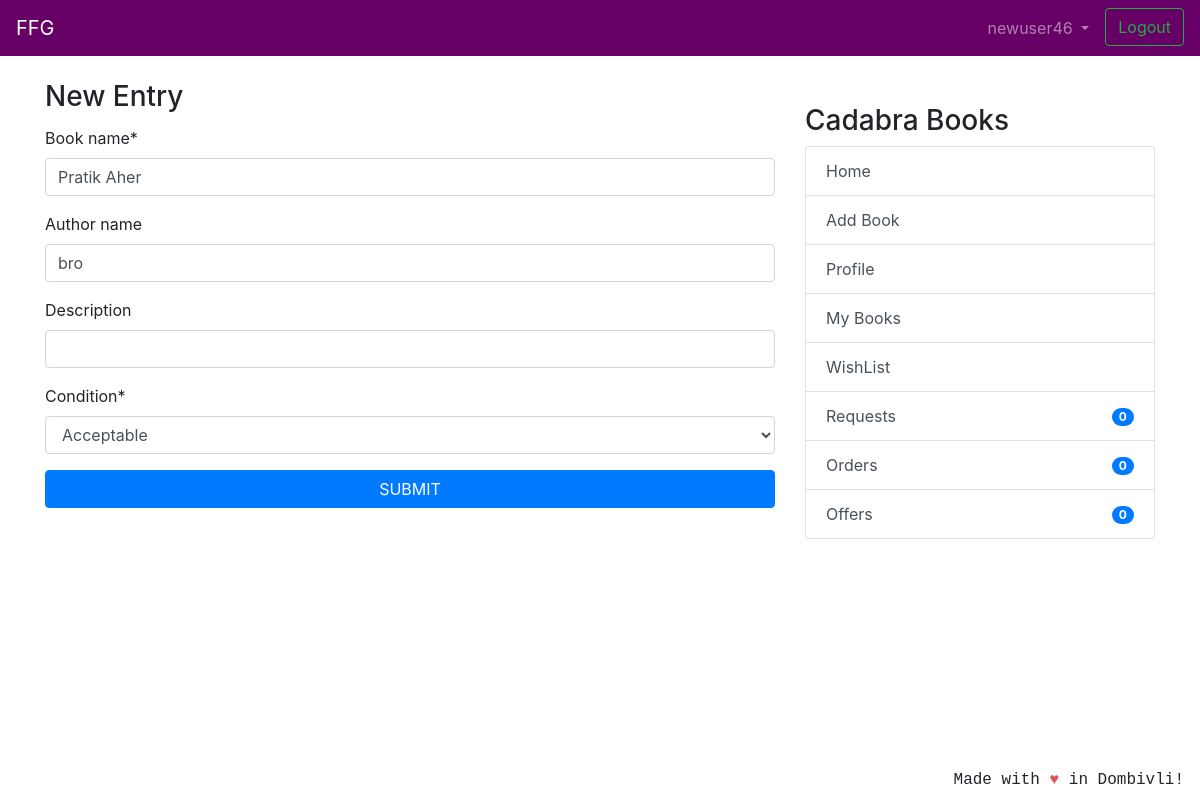
Page /userbooks/40/update (signed in) on the earlier database version.
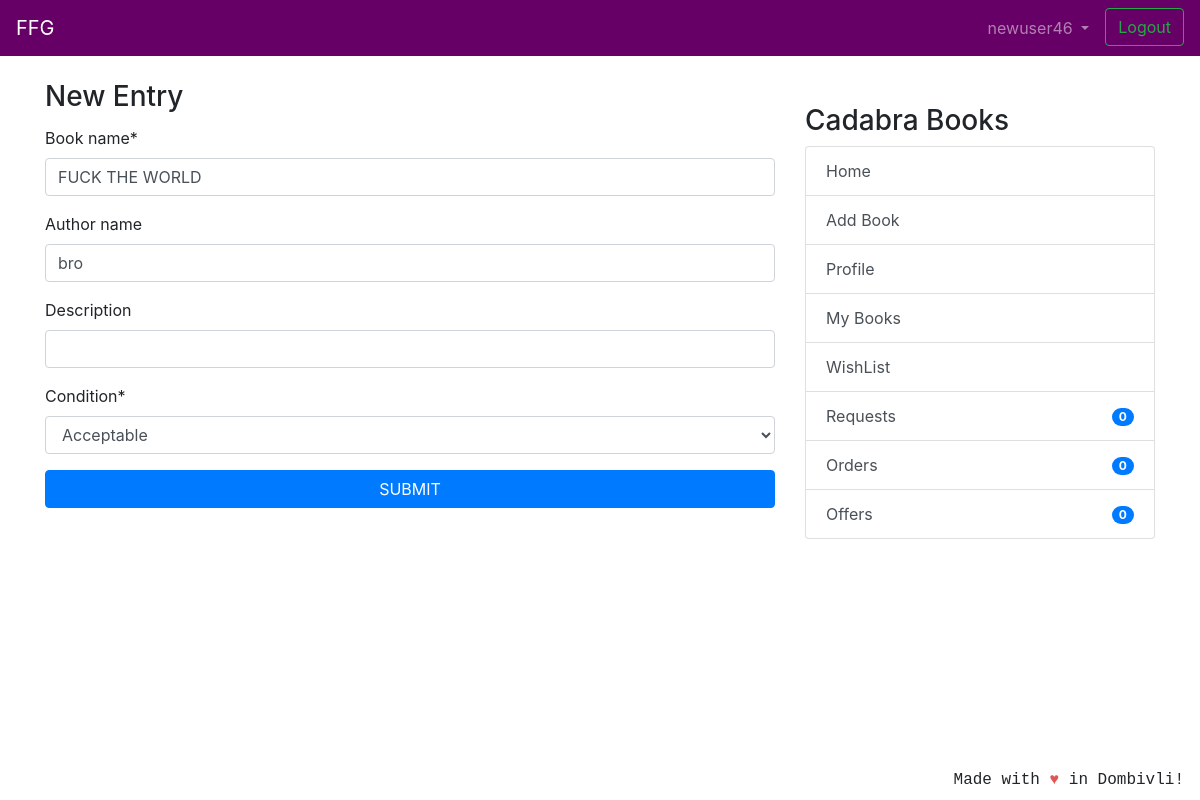
Same page on the later database version.
### coreapp/models.py (models this page shows, shortened)
class Book(models.Model):
    user = models.ForeignKey(User, on_delete=models.CASCADE, null=True)
    book_name = models.CharField(max_length=100)
    author_name = models.CharField(max_length=100, blank=True, null=True)
    description = models.CharField(max_length=2000,blank=True,null=True)
    image = models.ImageField(null=True, blank=True, upload_to="book_images/")
    price = models.IntegerField(null=True,blank=True)
    sell_or_exchange = models.CharField(
        max_length=100, choices=BUY_OR_EXCHANGE, default='Exchange')
    condition = models.CharField(
        max_length=100, choices=CONITION_CHOICES, default='Acceptable')
    created_at = models.DateTimeField(auto_now_add=True)
    class Meta:
        verbose_name = 'Book'
        verbose_name_plural = 'Books'

### coreapp/views.py (the view, shortened to what this page needs)
# urls.py: path('userbooks/<int:pk>/update',views.PostUpdateView.as_view(),name='post-update'),
class PostUpdateView(LoginRequiredMixin, UserPassesTestMixin, generic.UpdateView):
    model = Book
    template_name = 'new_entry.html'
    success_url = reverse_lazy('coreapp:userbooks')
    fields = ['book_name','author_name', 'description', 'condition']
    def test_func(self):
        book = self.get_object()
        if self.request.user == book.user:
            return True
        return False

### nofapapp/context_processors.py (called while the page is built)
def add_variable_to_context(request):
    if request.user.id:
        return {
            'requestscount': Requests.objects.filter(requester=request.user).count(),
            'offercount' : Requests.objects.filter(offerrer=request.user).count(),
            'orderscount': Transaction.objects.filter(offerrer=request.user).count(),
            'addresscheck': get_object_or_404(ShippingAddress, profile=get_object_or_404(Profile, user=request.user)).address1,
            }
    else:
        return {}

### templates/new_entry.html (shortened to what this page needs)
{% extends 'base.html' %}
{% load crispy_forms_tags %}
{% load static %}
{% block content %}
            <h3 class="card-title">New Entry</h3>
            <form method="post" novalidate>
              {{ form|crispy}}
              <button type="submit" class="btn btn-primary btn-block">SUBMIT</button>
            </form>
{% endblock %}

Differences in the rows shown:
changed Book "bro": book_name "Pratik Aher" → "FUCK THE WORLD"
